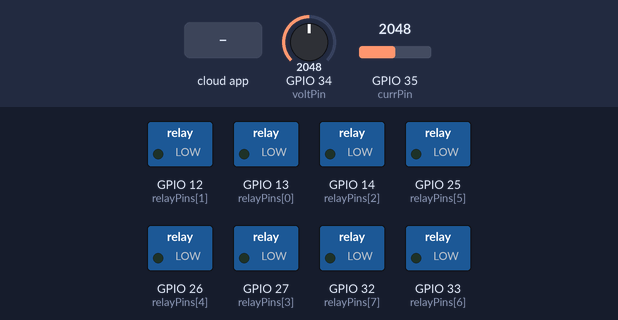
Bench run of a sketch on a simulated ESP32. Shown: switched loads named in the sketch (green lamp = pin HIGH). The inputs (shaded band) are chosen by the test bench; at power-on: GPIO 34 (voltPin) = 2048, GPIO 35 (currPin) = 2048. WiFi joins after 1.5 s; servers stay silent unless stated; network time is answered at once with the bench clock; the local clock reads 2024-03-15 10:24:30 at power-on unless the sketch sets it; the Firebase database answers and starts empty; what the sketch prints to the serial monitor is not drawn.

Above: at 3.9 s.
4.0 s: the phone or cloud app sets on to 1
At 6.1 s:
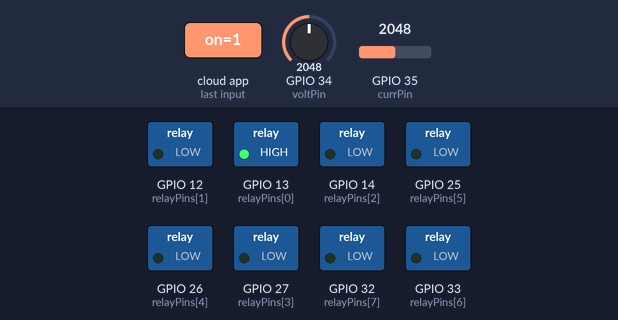
6.4 s: the phone or cloud app sets on to 0
At 7.8 s:
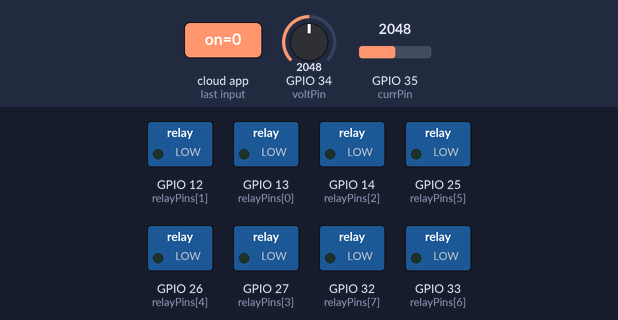
Timing chart, 0 to 9.4 s (numbered marks = the images above; inputs shaded):
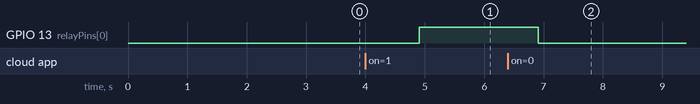

Measured:
- after the input at 4.0 s, GPIO 13 (relayPins[0]): LOW → HIGH after 0.91 s
- after the input at 6.4 s, GPIO 13 (relayPins[0]): HIGH → LOW after 0.51 s

The sketch:

smartstrip-esp32.ino
```cpp
#include <WiFi.h>
#include <FirebaseESP32.h>
#include <NTPClient.h>
#include <WiFiUdp.h>

// ── WiFi ──────────────────────────────────────────────────────
#define WIFI_SSID     "Redmi10"
#define WIFI_PASSWORD "11111111"

// ── Firebase ──────────────────────────────────────────────────
#define API_KEY      "AIzaSyBZ6fgNfFzkT22KWoXeYWkj_lmOB25MEFs"
#define DATABASE_URL "https://planb-ib-default-rtdb.firebaseio.com"
#define USER_EMAIL   "strip001@smartstrip.local"
#define USER_PASS    "123456"

String stripId = "strip001";

// ── Pins ──────────────────────────────────────────────────────
int relayPins[8] = {13, 12, 14, 27, 26, 25, 33, 32};
const int voltPin = 34;
const int currPin = 35;

// ── Sensor calibration & Stability ────────────────────────────
float vCalibration    = 480.0; // تم تعديلها بناءً على الصورة لتقليل الخطأ
float currSensitivity = 0.066;
float vOffset         = 1.65;  // سيتم تحديثها تلقائياً في setup
float iOffset         = 1.65;  // سيتم تحديثها تلقائياً في setup

FirebaseData fbdo;
FirebaseAuth auth;
FirebaseConfig config;

WiFiUDP ntpUDP;
NTPClient timeClient(ntpUDP, "pool.ntp.org", 3600 * 2);

unsigned long lastRelayCheck     = 0;
unsigned long lastRealtimeUpdate = 0;
unsigned long lastMonthlyUpdate  = 0;

// ─────────────────────────────────────────────────────────────
void setup() {
  Serial.begin(115200);

  for (int i = 0; i < 8; i++) {
    pinMode(relayPins[i], OUTPUT);
    digitalWrite(relayPins[i], LOW);
  }

  WiFi.begin(WIFI_SSID, WIFI_PASSWORD);
  while (WiFi.status() != WL_CONNECTED) { delay(500); Serial.print("."); }

  // معايرة نقطة الصفر تلقائياً (Auto-Calibration)
  // تأكد من عدم وجود أحمال عند بدء التشغيل
  long vSum = 0;
  long iSum = 0;
  for(int i=0; i<1000; i++) {
    vSum += analogRead(voltPin);
    iSum += analogRead(currPin);
    delay(1);
  }
  vOffset = (vSum / 1000.0) * (3.3 / 4095.0);
  iOffset = (iSum / 1000.0) * (3.3 / 4095.0);

  config.api_key = API_KEY;
  config.database_url = DATABASE_URL;
  auth.user.email = USER_EMAIL;
  auth.user.password = USER_PASS;

  Firebase.begin(&config, &auth);
  Firebase.reconnectWiFi(true);

  timeClient.begin();
  timeClient.update();
  Serial.println("\nSystem Ready");
}

// ── قراءة الجهد مع الحماية ───────────────────────────────────
float getVrms() {
  float vSum = 0;
  int samples = 500;
  for (int i = 0; i < samples; i++) {
    float v = (analogRead(voltPin) * (3.3 / 4095.0)) - vOffset;
    vSum += v * v;
    delayMicroseconds(500);
  }
  float vRMS = sqrt(vSum / samples) * vCalibration;
  return (vRMS < 15.0) ? 0 : vRMS; // إذا كان أقل من 15 فولت اعتبره 0
}

// ── قراءة التيار مع تصفية الضوضاء ──────────────────────────────
float getIrms() {
  float iSum = 0;
  int samples = 500;
  for (int i = 0; i < samples; i++) {
    float v = (analogRead(currPin) * (3.3 / 4095.0)) - iOffset;
    iSum += v * v;
    delayMicroseconds(500);
  }
  float iRMS = sqrt(iSum / samples) / currSensitivity;

  // أهم تعديل: لا يقرأ تيار إلا إذا تجاوز 0.12 أمبير (حوالي 26 وات)
  if (iRMS < 0.12) iRMS = 0.0;
  return iRMS;
}

void loop() {
  timeClient.update();

  // تحديث حالة الريلاي (كل 2 ثانية لتجنب الضغط على السيرفر)
  if (millis() - lastRelayCheck > 2000) {
    lastRelayCheck = millis();
    for (int i = 0; i < 8; i++) {
      String path = "/powerstrips/" + stripId + "/outlets/" + String(i) + "/on";
      if (Firebase.getBool(fbdo, path)) {
        digitalWrite(relayPins[i], fbdo.boolData() ? HIGH : LOW);
      }
    }
  }

  // إرسال البيانات المباشرة (كل 5 ثوانٍ)
  if (millis() - lastRealtimeUpdate > 5000) {
    lastRealtimeUpdate = millis();

    float vRMS  = getVrms();
    float iRMS  = getIrms();
    float power = vRMS * iRMS;

    // في حال عدم وجود تيار، صفر القدرة تماماً
    if (iRMS <= 0.0) power = 0.0;

    unsigned long long ts = (unsigned long long)timeClient.getEpochTime() * 1000ULL;

    FirebaseJson json;
    json.set("voltage", vRMS);
    json.set("current", iRMS);
    json.set("power",   power);
    json.set("ts",      (double)ts);

    Firebase.setJSON(fbdo, "/powerstrips/" + stripId + "/realtime", json);
    Serial.printf("V: %.1fV | I: %.2fA | P: %.1fW\n", vRMS, iRMS, power);
  }

  // التحديث الشهري
  if (millis() - lastMonthlyUpdate > 3600000) {
    lastMonthlyUpdate = millis();
    updateMonthlyLog();
  }
}

void updateMonthlyLog() {
  time_t rawtime = timeClient.getEpochTime();
  struct tm* ti  = localtime(&rawtime);
  char yearMonth[8];
  sprintf(yearMonth, "%04d-%02d", ti->tm_year + 1900, ti->tm_mon + 1);
  String monthPath = "/powerstrips/" + stripId + "/monthly/" + String(yearMonth);

  float oldKwh = 0, rate = 0.127; // السعر كما في الصورة

  if (Firebase.getJSON(fbdo, monthPath)) {
    FirebaseJsonData res;
    FirebaseJson json;
    json.setJsonData(fbdo.stringData());
    json.get(res, "kwh_total");
    if (res.success) oldKwh = res.floatValue;
  }

  if (Firebase.getFloat(fbdo, "/powerstrips/" + stripId + "/config/rate")) {
    rate = fbdo.floatData();
  }

  float vRMS = getVrms();
  float iRMS = getIrms();
  float energyKwh = (vRMS * iRMS * 1.0) / 1000.0; // استهلاك ساعة واحدة

  float updatedKwh  = oldKwh + energyKwh;
  float updatedCost = updatedKwh * rate;

  FirebaseJson update;
  update.set("kwh_total", updatedKwh);
  update.set("cost",      updatedCost);

  Firebase.setJSON(fbdo, monthPath, update);
}
```
